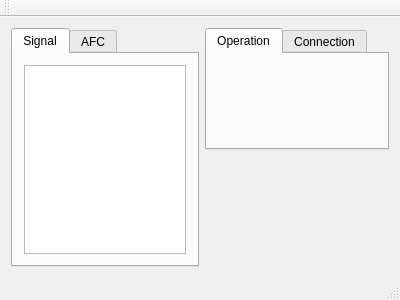
<?xml version="1.0" encoding="UTF-8"?>
<ui version="4.0">
 <class>MainWindow</class>
 <widget class="QMainWindow" name="MainWindow">
  <property name="geometry">
   <rect>
    <x>0</x>
    <y>0</y>
    <width>400</width>
    <height>300</height>
   </rect>
  </property>
  <property name="windowTitle">
   <string>MainWindow</string>
  </property>
  <widget class="QWidget" name="centralWidget">
   <property name="layoutDirection">
    <enum>Qt::LeftToRight</enum>
   </property>
   <layout class="QHBoxLayout" name="horizontalLayout">
    <item>
     <widget class="QTabWidget" name="tabWidget_2">
      <property name="minimumSize">
       <size>
        <width>1</width>
        <height>1</height>
       </size>
      </property>
      <property name="currentIndex">
       <number>0</number>
      </property>
      <widget class="QWidget" name="tabSignal">
       <attribute name="title">
        <string>Signal</string>
       </attribute>
       <layout class="QVBoxLayout" name="verticalLayout">
        <item>
         <widget class="ChartView" name="chartView"/>
        </item>
       </layout>
      </widget>
      <widget class="QWidget" name="tabAfc">
       <attribute name="title">
        <string>AFC</string>
       </attribute>
       <layout class="QVBoxLayout" name="verticalLayout_2">
        <item>
         <widget class="ChartViewMedian" name="chartViewAfc"/>
        </item>
       </layout>
      </widget>
     </widget>
    </item>
    <item alignment="Qt::AlignTop">
     <widget class="QTabWidget" name="tabWidget">
      <property name="sizePolicy">
       <sizepolicy hsizetype="Fixed" vsizetype="Fixed">
        <horstretch>0</horstretch>
        <verstretch>0</verstretch>
       </sizepolicy>
      </property>
      <property name="minimumSize">
       <size>
        <width>160</width>
        <height>0</height>
       </size>
      </property>
      <property name="currentIndex">
       <number>0</number>
      </property>
      <widget class="QWidget" name="tab_1">
       <property name="sizePolicy">
        <sizepolicy hsizetype="Minimum" vsizetype="Preferred">
         <horstretch>0</horstretch>
         <verstretch>0</verstretch>
        </sizepolicy>
       </property>
       <attribute name="title">
        <string>Operation</string>
       </attribute>
       <layout class="QVBoxLayout" name="verticalLayoutTab_1"/>
      </widget>
      <widget class="QWidget" name="tab_2">
       <property name="sizePolicy">
        <sizepolicy hsizetype="Minimum" vsizetype="Preferred">
         <horstretch>0</horstretch>
         <verstretch>0</verstretch>
        </sizepolicy>
       </property>
       <attribute name="title">
        <string>Connection</string>
       </attribute>
       <layout class="QVBoxLayout" name="verticalLayoutTab_2">
        <item>
         <widget class="QLabel" name="labelConnectState">
          <property name="sizePolicy">
           <sizepolicy hsizetype="Expanding" vsizetype="Fixed">
            <horstretch>0</horstretch>
            <verstretch>0</verstretch>
           </sizepolicy>
          </property>
          <property name="minimumSize">
           <size>
            <width>1</width>
            <height>1</height>
           </size>
          </property>
          <property name="text">
           <string>disconnected</string>
          </property>
         </widget>
        </item>
        <item>
         <widget class="QComboBox" name="comboBoxPortsList">
          <property name="sizePolicy">
           <sizepolicy hsizetype="Expanding" vsizetype="Fixed">
            <horstretch>0</horstretch>
            <verstretch>0</verstretch>
           </sizepolicy>
          </property>
          <property name="minimumSize">
           <size>
            <width>1</width>
            <height>1</height>
           </size>
          </property>
         </widget>
        </item>
        <item>
         <layout class="QHBoxLayout" name="horizontalLayout_2">
          <item>
           <widget class="QPushButton" name="btnRefreshPorts">
            <property name="sizePolicy">
             <sizepolicy hsizetype="Expanding" vsizetype="Fixed">
              <horstretch>0</horstretch>
              <verstretch>0</verstretch>
             </sizepolicy>
            </property>
            <property name="minimumSize">
             <size>
              <width>1</width>
              <height>1</height>
             </size>
            </property>
            <property name="text">
             <string>Refresh</string>
            </property>
           </widget>
          </item>
          <item>
           <widget class="QPushButton" name="btnDisconnect">
            <property name="sizePolicy">
             <sizepolicy hsizetype="Minimum" vsizetype="Fixed">
              <horstretch>0</horstretch>
              <verstretch>0</verstretch>
             </sizepolicy>
            </property>
            <property name="minimumSize">
             <size>
              <width>1</width>
              <height>1</height>
             </size>
            </property>
            <property name="font">
             <font>
              <kerning>true</kerning>
             </font>
            </property>
            <property name="text">
             <string>dis</string>
            </property>
            <property name="autoRepeatDelay">
             <number>300</number>
            </property>
            <property name="autoRepeatInterval">
             <number>100</number>
            </property>
           </widget>
          </item>
          <item>
           <widget class="QPushButton" name="btnConnect">
            <property name="sizePolicy">
             <sizepolicy hsizetype="Expanding" vsizetype="Fixed">
              <horstretch>0</horstretch>
              <verstretch>0</verstretch>
             </sizepolicy>
            </property>
            <property name="minimumSize">
             <size>
              <width>1</width>
              <height>1</height>
             </size>
            </property>
            <property name="text">
             <string>Connect</string>
            </property>
           </widget>
          </item>
         </layout>
        </item>
       </layout>
      </widget>
     </widget>
    </item>
   </layout>
  </widget>
  <widget class="QToolBar" name="mainToolBar">
   <attribute name="toolBarArea">
    <enum>TopToolBarArea</enum>
   </attribute>
   <attribute name="toolBarBreak">
    <bool>false</bool>
   </attribute>
  </widget>
  <widget class="QStatusBar" name="statusBar"/>
 </widget>
 <layoutdefault spacing="6" margin="11"/>
 <customwidgets>
  <customwidget>
   <class>ChartView</class>
   <extends>QGraphicsView</extends>
   <header location="global">chartview.h</header>
  </customwidget>
  <customwidget>
   <class>ChartViewMedian</class>
   <extends>QGraphicsView</extends>
   <header location="global">chartviewmedian.h</header>
  </customwidget>
 </customwidgets>
 <resources/>
 <connections/>
</ui>
